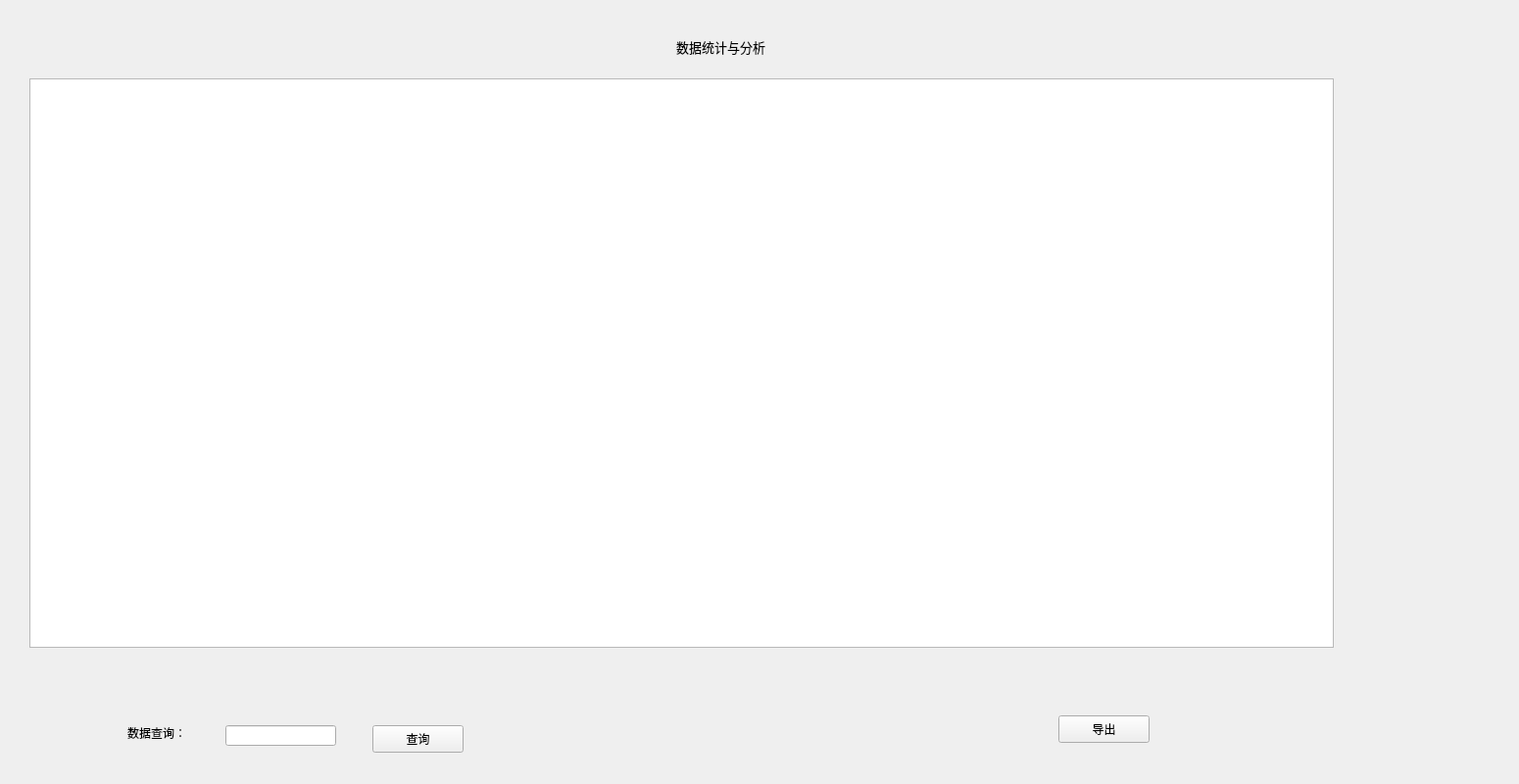
<?xml version="1.0" encoding="UTF-8"?>
<ui version="4.0">
 <class>DataList</class>
 <widget class="QWidget" name="DataList">
  <property name="geometry">
   <rect>
    <x>0</x>
    <y>0</y>
    <width>1550</width>
    <height>800</height>
   </rect>
  </property>
  <property name="font">
   <font>
    <family>.苹方-简</family>
   </font>
  </property>
  <property name="windowTitle">
   <string>DataList</string>
  </property>
  <widget class="QTableView" name="tableView">
   <property name="geometry">
    <rect>
     <x>30</x>
     <y>80</y>
     <width>1331</width>
     <height>581</height>
    </rect>
   </property>
  </widget>
  <widget class="QLabel" name="label">
   <property name="geometry">
    <rect>
     <x>690</x>
     <y>40</y>
     <width>121</width>
     <height>16</height>
    </rect>
   </property>
   <property name="font">
    <font>
     <family>.苹方-简</family>
     <pointsize>10</pointsize>
    </font>
   </property>
   <property name="text">
    <string>数据统计与分析</string>
   </property>
  </widget>
  <widget class="QPushButton" name="pushButton">
   <property name="geometry">
    <rect>
     <x>1080</x>
     <y>730</y>
     <width>93</width>
     <height>28</height>
    </rect>
   </property>
   <property name="text">
    <string>导出</string>
   </property>
  </widget>
  <widget class="QLineEdit" name="lineEdit">
   <property name="geometry">
    <rect>
     <x>230</x>
     <y>740</y>
     <width>113</width>
     <height>21</height>
    </rect>
   </property>
  </widget>
  <widget class="QLabel" name="label_2">
   <property name="geometry">
    <rect>
     <x>130</x>
     <y>740</y>
     <width>72</width>
     <height>15</height>
    </rect>
   </property>
   <property name="text">
    <string>数据查询：</string>
   </property>
  </widget>
  <widget class="QPushButton" name="pushButton_2">
   <property name="geometry">
    <rect>
     <x>380</x>
     <y>740</y>
     <width>93</width>
     <height>28</height>
    </rect>
   </property>
   <property name="text">
    <string>查询</string>
   </property>
  </widget>
 </widget>
 <layoutdefault spacing="6" margin="11"/>
 <resources/>
 <connections/>
</ui>
